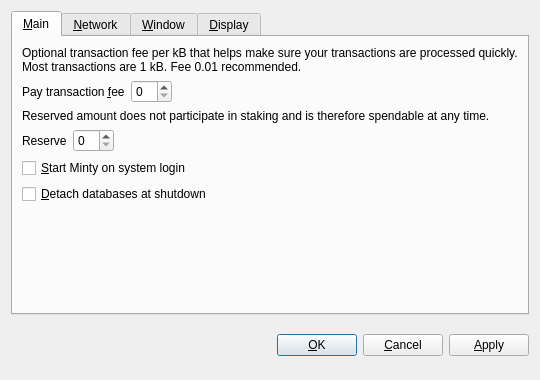
<?xml version="1.0" encoding="UTF-8"?>
<ui version="4.0">
 <class>OptionsDialog</class>
 <widget class="QDialog" name="OptionsDialog">
  <property name="geometry">
   <rect>
    <x>0</x>
    <y>0</y>
    <width>540</width>
    <height>380</height>
   </rect>
  </property>
  <property name="windowTitle">
   <string>Options</string>
  </property>
  <property name="modal">
   <bool>true</bool>
  </property>
  <layout class="QVBoxLayout" name="verticalLayout">
   <item>
    <widget class="QTabWidget" name="tabWidget">
     <property name="tabPosition">
      <enum>QTabWidget::North</enum>
     </property>
     <property name="currentIndex">
      <number>0</number>
     </property>
     <widget class="QWidget" name="tabMain">
      <attribute name="title">
       <string>&amp;Main</string>
      </attribute>
      <layout class="QVBoxLayout" name="verticalLayout_Main">
       <item>
        <widget class="QLabel" name="transactionFeeInfoLabel">
         <property name="text">
          <string>Optional transaction fee per kB that helps make sure your transactions are processed quickly. Most transactions are 1 kB. Fee 0.01 recommended.</string>
         </property>
         <property name="textFormat">
          <enum>Qt::PlainText</enum>
         </property>
         <property name="wordWrap">
          <bool>true</bool>
         </property>
        </widget>
       </item>
       <item>
        <layout class="QHBoxLayout" name="horizontalLayoutFee">
         <item>
          <widget class="QLabel" name="transactionFeeLabel">
           <property name="text">
            <string>Pay transaction &amp;fee</string>
           </property>
           <property name="textFormat">
            <enum>Qt::PlainText</enum>
           </property>
           <property name="buddy">
            <cstring>transactionFee</cstring>
           </property>
          </widget>
         </item>
         <item>
          <widget class="BitcoinAmountField" name="transactionFee"/>
         </item>
         <item>
          <spacer name="horizontalSpacerFee">
           <property name="orientation">
            <enum>Qt::Horizontal</enum>
           </property>
           <property name="sizeHint" stdset="0">
            <size>
             <width>40</width>
             <height>20</height>
            </size>
           </property>
          </spacer>
         </item>
        </layout>
       </item>
       <item>
        <widget class="QLabel" name="reserveBalanceInfoLabel">
         <property name="text">
          <string>Reserved amount does not participate in staking and is therefore spendable at any time.</string>
         </property>
         <property name="textFormat">
          <enum>Qt::PlainText</enum>
         </property>
         <property name="wordWrap">
          <bool>true</bool>
         </property>
        </widget>
       </item>
       <item>
        <layout class="QHBoxLayout" name="horizontalLayoutReserveBalance">
         <item>
          <widget class="QLabel" name="reserveBalanceLabel">
           <property name="text">
            <string>Reserve</string>
           </property>
           <property name="textFormat">
            <enum>Qt::PlainText</enum>
           </property>
           <property name="buddy">
            <cstring>reserveBalance</cstring>
           </property>
          </widget>
         </item>
         <item>
          <widget class="BitcoinAmountField" name="reserveBalance"/>
         </item>
         <item>
          <spacer name="horizontalSpacerReserveBalance">
           <property name="orientation">
            <enum>Qt::Horizontal</enum>
           </property>
           <property name="sizeHint" stdset="0">
            <size>
             <width>40</width>
             <height>20</height>
            </size>
           </property>
          </spacer>
         </item>
        </layout>
       </item>
       <item>
        <widget class="QCheckBox" name="bitcoinAtStartup">
         <property name="toolTip">
          <string>Automatically start Minty after logging in to the system.</string>
         </property>
         <property name="text">
          <string>&amp;Start Minty on system login</string>
         </property>
        </widget>
       </item>
       <item>
        <widget class="QCheckBox" name="detachDatabases">
         <property name="toolTip">
          <string>Detach block and address databases at shutdown. This means they can be moved to another data directory, but it slows down shutdown. The wallet is always detached.</string>
         </property>
         <property name="text">
          <string>&amp;Detach databases at shutdown</string>
         </property>
        </widget>
       </item>
       <item>
        <spacer name="verticalSpacer_Main">
         <property name="orientation">
          <enum>Qt::Vertical</enum>
         </property>
         <property name="sizeHint" stdset="0">
          <size>
           <width>20</width>
           <height>40</height>
          </size>
         </property>
        </spacer>
       </item>
      </layout>
     </widget>
     <widget class="QWidget" name="tabNetwork">
      <attribute name="title">
       <string>&amp;Network</string>
      </attribute>
      <layout class="QVBoxLayout" name="verticalLayout_Network">
       <item>
        <widget class="QCheckBox" name="mapPortUpnp">
         <property name="toolTip">
          <string>Automatically open the Minty client port on the router. This only works when your router supports UPnP and it is enabled.</string>
         </property>
         <property name="text">
          <string>Map port using &amp;UPnP</string>
         </property>
        </widget>
       </item>
       <item>
        <widget class="QCheckBox" name="connectSocks">
         <property name="toolTip">
          <string>Connect to the Minty network through a SOCKS proxy (e.g. when connecting through Tor).</string>
         </property>
         <property name="text">
          <string>&amp;Connect through SOCKS proxy:</string>
         </property>
        </widget>
       </item>
       <item>
        <layout class="QHBoxLayout" name="horizontalLayout_Network">
         <item>
          <widget class="QLabel" name="proxyIpLabel">
           <property name="text">
            <string>Proxy &amp;IP:</string>
           </property>
           <property name="textFormat">
            <enum>Qt::PlainText</enum>
           </property>
           <property name="buddy">
            <cstring>proxyIp</cstring>
           </property>
          </widget>
         </item>
         <item>
          <widget class="QValidatedLineEdit" name="proxyIp">
           <property name="maximumSize">
            <size>
             <width>140</width>
             <height>16777215</height>
            </size>
           </property>
           <property name="toolTip">
            <string>IP address of the proxy (e.g. 127.0.0.1)</string>
           </property>
          </widget>
         </item>
         <item>
          <widget class="QLabel" name="proxyPortLabel">
           <property name="text">
            <string>&amp;Port:</string>
           </property>
           <property name="textFormat">
            <enum>Qt::PlainText</enum>
           </property>
           <property name="buddy">
            <cstring>proxyPort</cstring>
           </property>
          </widget>
         </item>
         <item>
          <widget class="QLineEdit" name="proxyPort">
           <property name="maximumSize">
            <size>
             <width>55</width>
             <height>16777215</height>
            </size>
           </property>
           <property name="toolTip">
            <string>Port of the proxy (e.g. 9050)</string>
           </property>
          </widget>
         </item>
         <item>
          <widget class="QLabel" name="socksVersionLabel">
           <property name="text">
            <string>SOCKS &amp;Version:</string>
           </property>
           <property name="textFormat">
            <enum>Qt::PlainText</enum>
           </property>
           <property name="buddy">
            <cstring>socksVersion</cstring>
           </property>
          </widget>
         </item>
         <item>
          <widget class="QValueComboBox" name="socksVersion">
           <property name="toolTip">
            <string>SOCKS version of the proxy (e.g. 5)</string>
           </property>
          </widget>
         </item>
         <item>
          <spacer name="horizontalSpacer_Network">
           <property name="orientation">
            <enum>Qt::Horizontal</enum>
           </property>
           <property name="sizeHint" stdset="0">
            <size>
             <width>40</width>
             <height>20</height>
            </size>
           </property>
          </spacer>
         </item>
        </layout>
       </item>
       <item>
        <spacer name="verticalSpacer_Network">
         <property name="orientation">
          <enum>Qt::Vertical</enum>
         </property>
         <property name="sizeHint" stdset="0">
          <size>
           <width>20</width>
           <height>40</height>
          </size>
         </property>
        </spacer>
       </item>
      </layout>
     </widget>
     <widget class="QWidget" name="tabWindow">
      <attribute name="title">
       <string>&amp;Window</string>
      </attribute>
      <layout class="QVBoxLayout" name="verticalLayout_Window">
       <item>
        <widget class="QCheckBox" name="minimizeToTray">
         <property name="toolTip">
          <string>Show only a tray icon after minimizing the window.</string>
         </property>
         <property name="text">
          <string>&amp;Minimize to the tray instead of the taskbar</string>
         </property>
        </widget>
       </item>
       <item>
        <widget class="QCheckBox" name="minimizeOnClose">
         <property name="toolTip">
          <string>Minimize instead of exit the application when the window is closed. When this option is enabled, the application will be closed only after selecting Quit in the menu.</string>
         </property>
         <property name="text">
          <string>M&amp;inimize on close</string>
         </property>
        </widget>
       </item>
       <item>
        <spacer name="verticalSpacer_Window">
         <property name="orientation">
          <enum>Qt::Vertical</enum>
         </property>
         <property name="sizeHint" stdset="0">
          <size>
           <width>20</width>
           <height>40</height>
          </size>
         </property>
        </spacer>
       </item>
      </layout>
     </widget>
     <widget class="QWidget" name="tabDisplay">
      <attribute name="title">
       <string>&amp;Display</string>
      </attribute>
      <layout class="QVBoxLayout" name="verticalLayout_Display">
       <item>
        <layout class="QHBoxLayout" name="horizontalLayout_1_Display">
         <item>
          <widget class="QLabel" name="langLabel">
           <property name="text">
            <string>User Interface &amp;language:</string>
           </property>
           <property name="textFormat">
            <enum>Qt::PlainText</enum>
           </property>
           <property name="buddy">
            <cstring>lang</cstring>
           </property>
          </widget>
         </item>
         <item>
          <widget class="QValueComboBox" name="lang">
           <property name="toolTip">
            <string>The user interface language can be set here. This setting will take effect after restarting Minty.</string>
           </property>
          </widget>
         </item>
        </layout>
       </item>
       <item>
        <layout class="QHBoxLayout" name="horizontalLayout_2_Display">
         <item>
          <widget class="QLabel" name="unitLabel">
           <property name="text">
            <string>&amp;Unit to show amounts in:</string>
           </property>
           <property name="textFormat">
            <enum>Qt::PlainText</enum>
           </property>
           <property name="buddy">
            <cstring>unit</cstring>
           </property>
          </widget>
         </item>
         <item>
          <widget class="QValueComboBox" name="unit">
           <property name="toolTip">
            <string>Choose the default subdivision unit to show in the interface and when sending coins.</string>
           </property>
          </widget>
         </item>
        </layout>
       </item>
       <item>
        <widget class="QCheckBox" name="displayAddresses">
         <property name="toolTip">
          <string>Whether to show Minty addresses in the transaction list or not.</string>
         </property>
         <property name="text">
          <string>&amp;Display addresses in transaction list</string>
         </property>
        </widget>
       </item>
       <item>
        <widget class="QCheckBox" name="coinControlFeatures">
         <property name="toolTip">
          <string>Whether to show coin control features or not.</string>
         </property>
         <property name="text">
          <string>Display coin &amp;control features (experts only!)</string>
         </property>
        </widget>
       </item>
       <item>
        <spacer name="verticalSpacer_Display">
         <property name="orientation">
          <enum>Qt::Vertical</enum>
         </property>
         <property name="sizeHint" stdset="0">
          <size>
           <width>20</width>
           <height>40</height>
          </size>
         </property>
        </spacer>
       </item>
      </layout>
     </widget>
    </widget>
   </item>
   <item>
    <layout class="QHBoxLayout" name="horizontalLayout_Buttons">
     <item>
      <spacer name="horizontalSpacer_1">
       <property name="orientation">
        <enum>Qt::Horizontal</enum>
       </property>
       <property name="sizeHint" stdset="0">
        <size>
         <width>40</width>
         <height>48</height>
        </size>
       </property>
      </spacer>
     </item>
     <item>
      <widget class="QLabel" name="statusLabel">
       <property name="font">
        <font>
         <weight>75</weight>
         <bold>true</bold>
        </font>
       </property>
       <property name="text">
        <string/>
       </property>
       <property name="textFormat">
        <enum>Qt::PlainText</enum>
       </property>
       <property name="wordWrap">
        <bool>true</bool>
       </property>
      </widget>
     </item>
     <item>
      <spacer name="horizontalSpacer_2">
       <property name="orientation">
        <enum>Qt::Horizontal</enum>
       </property>
       <property name="sizeHint" stdset="0">
        <size>
         <width>40</width>
         <height>48</height>
        </size>
       </property>
      </spacer>
     </item>
     <item>
      <widget class="QPushButton" name="okButton">
       <property name="text">
        <string>&amp;OK</string>
       </property>
      </widget>
     </item>
     <item>
      <widget class="QPushButton" name="cancelButton">
       <property name="text">
        <string>&amp;Cancel</string>
       </property>
       <property name="autoDefault">
        <bool>false</bool>
       </property>
      </widget>
     </item>
     <item>
      <widget class="QPushButton" name="applyButton">
       <property name="text">
        <string>&amp;Apply</string>
       </property>
       <property name="autoDefault">
        <bool>false</bool>
       </property>
      </widget>
     </item>
    </layout>
   </item>
  </layout>
 </widget>
 <customwidgets>
  <customwidget>
   <class>BitcoinAmountField</class>
   <extends>QSpinBox</extends>
   <header>bitcoinamountfield.h</header>
  </customwidget>
  <customwidget>
   <class>QValueComboBox</class>
   <extends>QComboBox</extends>
   <header>qvaluecombobox.h</header>
  </customwidget>
  <customwidget>
   <class>QValidatedLineEdit</class>
   <extends>QLineEdit</extends>
   <header>qvalidatedlineedit.h</header>
  </customwidget>
 </customwidgets>
 <resources/>
 <connections/>
</ui>
